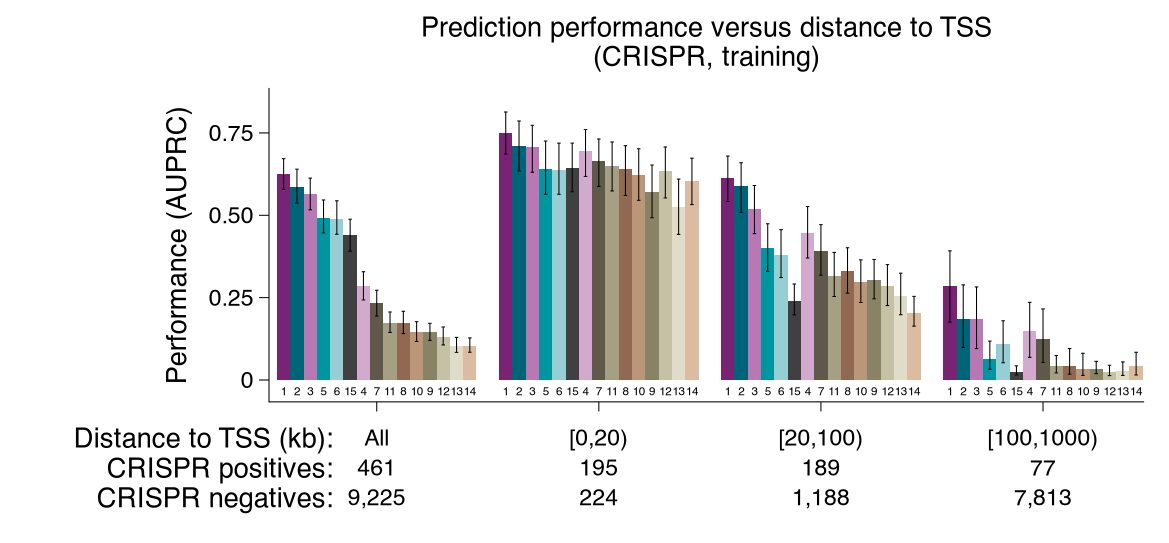

Write the R code that produced this figure.
# Fig 2c — AUPRC on the CRISPR training benchmark by enhancer-TSS distance bin.
#
# Values, 95 % CIs, bar order and group sizes were digitised from the published vector panel
# (figures/data/fig2c_values.csv). Layout facts measured there and reproduced here:
#   * bars are 3.4 pt wide and TOUCH within a group; groups are separated by 1.7 bar widths;
#   * the order (1 2 3 5 6 15 4 7 11 8 10 9 12 13 14) is the "All" ranking and is kept in every bin;
#   * index numbers sit between the bar baseline and the x-axis line, which runs 5.7 pt below zero
#     and carries one 2.5 pt tick per group at the group centre;
#   * a three-row table below the axis: bin label, CRISPR positives, CRISPR negatives, with
#     right-aligned row headers (6.5 pt) ending under the left of the first group;
#   * y axis 0-0.75 in quarters, labelled "0", "0.25", "0.50", "0.75"; error bar caps 0.9 pt.
#
#   Rscript figures/fig2c_bars.R   # -> figures/fig2c_bars.{pdf,png}
suppressPackageStartupMessages({ library(ggplot2); library(dplyr); library(readr) })
source("R/theme_sce2g.R")
S <- sce2g$type$size_pt; N <- sce2g$color$neutral
txt <- function(size = S$tick_label) size / .pt

d <- read_csv("figures/data/fig2c_values.csv", col_types = cols(id = col_character(), group = col_character()))
order_ids <- d %>% filter(group == "All") %>% arrange(desc(auprc)) %>% pull(id)   # ranking in the All bin
bins <- c("All", "[0,20)", "[20,100)", "[100,1000)")
slot <- 1; gap <- 1.7                                                                 # bar width 1; group gap 1.7 bars
d <- d %>% mutate(gi = match(group, bins), rank = match(id, order_ids),
                  pos = (gi - 1) * (length(order_ids) + gap) + rank - 0.5)
grp <- d %>% group_by(group, gi, positives, negatives) %>% summarise(xc = mean(pos), .groups = "drop")

# vertical anchors in data units, from the measured layout (85.9 pt per 1.0 AUPRC)
y_axis <- -5.7 / 85.9; y_idx <- -2.9 / 85.9
y_rows <- -c(15.0, 22.8, 30.6) / 85.9
x_hdr  <- (131.6 - 117.1) / 3.4          # header right edge, in bar widths right of the first bar's left edge

p <- ggplot(d, aes(pos, auprc, fill = id)) +
  geom_col(width = slot) +
  geom_errorbar(aes(ymin = lo, ymax = hi), width = 0.9 / 3.4, linewidth = pt_mm(.25)) +
  geom_text(aes(y = y_idx, label = id), size = 2.8 / .pt, family = sce2g_font) +          # paper: 2.5 pt (see note)
  annotate("segment", x = -0.6, xend = max(d$pos) + 0.6, y = y_axis, yend = y_axis, linewidth = pt_mm(.25)) +
  annotate("segment", x = grp$xc, xend = grp$xc, y = y_axis, yend = y_axis - 2.5 / 85.9, linewidth = pt_mm(.25)) +   # one tick per group
  # three-row table
  annotate("text", x = grp$xc, y = y_rows[1], label = grp$group, size = txt(), family = sce2g_font) +
  annotate("text", x = grp$xc, y = y_rows[2], label = grp$positives, size = txt(), family = sce2g_font) +
  annotate("text", x = grp$xc, y = y_rows[3], label = scales::comma(grp$negatives), size = txt(), family = sce2g_font) +
  annotate("text", x = x_hdr, y = y_rows, label = c("Distance to TSS (kb):", "CRISPR positives:", "CRISPR negatives:"),
           hjust = 1, size = txt(S$axis_title), family = sce2g_font) +
  scale_fill_predictor(guide = "none") +
  scale_x_continuous(expand = expansion(add = c(0.6, 0.6))) +
  scale_y_continuous(breaks = seq(0, .75, .25), labels = c("0", "0.25", "0.50", "0.75")) +
  coord_cartesian(ylim = c(y_axis, 0.885), expand = FALSE, clip = "off") +
  labs(x = NULL, y = "Performance (AUPRC)", title = "Prediction performance versus distance to TSS\n(CRISPR, training)") +
  theme_sce2g() +
  theme(axis.line.x = element_blank(), axis.ticks.x = element_blank(), axis.text.x = element_blank(),
        plot.margin = margin(4, 6, 34, 40))   # room for the row headers left of the y axis

save_panel(p, "figures/fig2c_bars.pdf", width_mm = 99, height_mm = 46)
save_panel(p, "figures/fig2c_bars.png", width_mm = 99, height_mm = 46)
cat("wrote figures/fig2c_bars.{pdf,png}\n")
